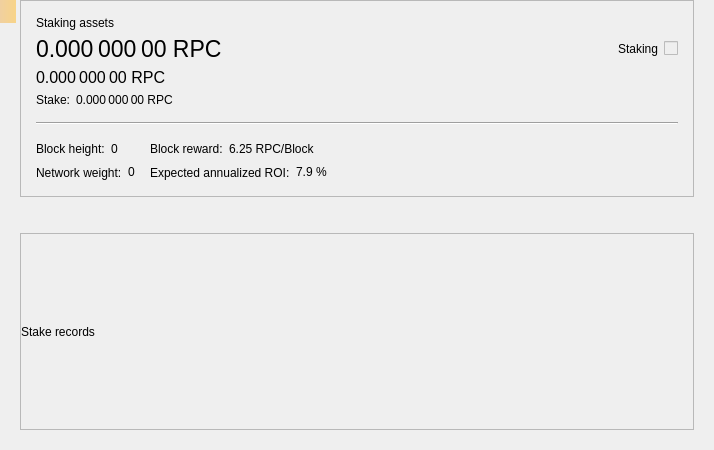
<?xml version="1.0" encoding="UTF-8"?>
<ui version="4.0">
 <class>StakePage</class>
 <widget class="QWidget" name="StakePage">
  <property name="geometry">
   <rect>
    <x>0</x>
    <y>0</y>
    <width>714</width>
    <height>450</height>
   </rect>
  </property>
  <property name="windowTitle">
   <string>Form</string>
  </property>
  <layout class="QVBoxLayout" name="verticalLayout_3">
   <property name="leftMargin">
    <number>20</number>
   </property>
   <property name="topMargin">
    <number>0</number>
   </property>
   <property name="rightMargin">
    <number>20</number>
   </property>
   <property name="bottomMargin">
    <number>20</number>
   </property>
   <item>
    <widget class="QFrame" name="frameStakeInfo">
     <property name="frameShape">
      <enum>QFrame::StyledPanel</enum>
     </property>
     <property name="frameShadow">
      <enum>QFrame::Raised</enum>
     </property>
     <layout class="QVBoxLayout" name="verticalLayout">
      <property name="spacing">
       <number>15</number>
      </property>
      <property name="leftMargin">
       <number>15</number>
      </property>
      <property name="topMargin">
       <number>15</number>
      </property>
      <property name="rightMargin">
       <number>15</number>
      </property>
      <property name="bottomMargin">
       <number>15</number>
      </property>
      <item>
       <layout class="QGridLayout" name="gridLayout_2">
        <property name="spacing">
         <number>6</number>
        </property>
        <item row="1" column="0">
         <widget class="QLabel" name="labelAssets">
          <property name="font">
           <font>
            <pointsize>17</pointsize>
           </font>
          </property>
          <property name="cursor">
           <cursorShape>IBeamCursor</cursorShape>
          </property>
          <property name="toolTip">
           <string>Your current spendable balance</string>
          </property>
          <property name="text">
           <string notr="true">0.000 000 00 RPC</string>
          </property>
          <property name="alignment">
           <set>Qt::AlignLeading|Qt::AlignLeft|Qt::AlignVCenter</set>
          </property>
          <property name="textInteractionFlags">
           <set>Qt::LinksAccessibleByMouse|Qt::TextSelectableByMouse</set>
          </property>
         </widget>
        </item>
        <item row="2" column="0">
         <widget class="QLabel" name="labelAssetsImmature">
          <property name="font">
           <font>
            <pointsize>12</pointsize>
           </font>
          </property>
          <property name="cursor">
           <cursorShape>IBeamCursor</cursorShape>
          </property>
          <property name="toolTip">
           <string>Your immature balance</string>
          </property>
          <property name="text">
           <string notr="true">0.000 000 00 RPC</string>
          </property>
          <property name="alignment">
           <set>Qt::AlignLeading|Qt::AlignLeft|Qt::AlignVCenter</set>
          </property>
          <property name="textInteractionFlags">
           <set>Qt::LinksAccessibleByMouse|Qt::TextSelectableByMouse</set>
          </property>
         </widget>
        </item>
        <item row="0" column="0">
         <widget class="QLabel" name="labelAssetsText">
          <property name="text">
           <string>Staking assets</string>
          </property>
          <property name="alignment">
           <set>Qt::AlignLeading|Qt::AlignLeft|Qt::AlignVCenter</set>
          </property>
         </widget>
        </item>
        <item row="1" column="2">
         <spacer name="horizontalSpacer_2">
          <property name="orientation">
           <enum>Qt::Horizontal</enum>
          </property>
          <property name="sizeHint" stdset="0">
           <size>
            <width>40</width>
            <height>20</height>
           </size>
          </property>
         </spacer>
        </item>
        <item row="4" column="0">
         <layout class="QHBoxLayout" name="horizontalLayout_5">
          <property name="spacing">
           <number>6</number>
          </property>
          <item>
           <widget class="QLabel" name="labelStakeText">
            <property name="sizePolicy">
             <sizepolicy hsizetype="Maximum" vsizetype="Preferred">
              <horstretch>0</horstretch>
              <verstretch>0</verstretch>
             </sizepolicy>
            </property>
            <property name="text">
             <string>Stake:</string>
            </property>
            <property name="alignment">
             <set>Qt::AlignLeading|Qt::AlignLeft|Qt::AlignVCenter</set>
            </property>
           </widget>
          </item>
          <item>
           <widget class="QLabel" name="labelStake">
            <property name="text">
             <string>0.000 000 00 RPC</string>
            </property>
            <property name="alignment">
             <set>Qt::AlignLeading|Qt::AlignLeft|Qt::AlignVCenter</set>
            </property>
            <property name="textInteractionFlags">
             <set>Qt::LinksAccessibleByMouse|Qt::TextSelectableByMouse</set>
            </property>
           </widget>
          </item>
          <item>
           <spacer name="horizontalSpacer_3">
            <property name="orientation">
             <enum>Qt::Horizontal</enum>
            </property>
            <property name="sizeType">
             <enum>QSizePolicy::Minimum</enum>
            </property>
            <property name="sizeHint" stdset="0">
             <size>
              <width>0</width>
              <height>0</height>
             </size>
            </property>
           </spacer>
          </item>
         </layout>
        </item>
        <item row="1" column="4">
         <widget class="QLabel" name="labelStaking">
          <property name="text">
           <string>Staking</string>
          </property>
         </widget>
        </item>
        <item row="1" column="5">
         <widget class="QSwitchControl" name="checkStake">
          <property name="enabled">
           <bool>false</bool>
          </property>
         </widget>
        </item>
       </layout>
      </item>
      <item>
       <widget class="Line" name="hLine">
        <property name="orientation">
         <enum>Qt::Horizontal</enum>
        </property>
       </widget>
      </item>
      <item>
       <layout class="QGridLayout" name="gridLayout">
        <property name="verticalSpacing">
         <number>6</number>
        </property>
        <item row="0" column="0">
         <layout class="QHBoxLayout" name="horizontalLayout">
          <property name="spacing">
           <number>6</number>
          </property>
          <item>
           <widget class="QLabel" name="labelHeightText">
            <property name="sizePolicy">
             <sizepolicy hsizetype="Maximum" vsizetype="Preferred">
              <horstretch>0</horstretch>
              <verstretch>0</verstretch>
             </sizepolicy>
            </property>
            <property name="text">
             <string>Block height:</string>
            </property>
            <property name="alignment">
             <set>Qt::AlignLeading|Qt::AlignLeft|Qt::AlignVCenter</set>
            </property>
           </widget>
          </item>
          <item>
           <widget class="QLabel" name="labelHeight">
            <property name="text">
             <string>0</string>
            </property>
            <property name="alignment">
             <set>Qt::AlignLeading|Qt::AlignLeft|Qt::AlignVCenter</set>
            </property>
            <property name="textInteractionFlags">
             <set>Qt::LinksAccessibleByMouse|Qt::TextSelectableByMouse</set>
            </property>
           </widget>
          </item>
          <item>
           <spacer name="horizontalSpacer_4">
            <property name="orientation">
             <enum>Qt::Horizontal</enum>
            </property>
            <property name="sizeType">
             <enum>QSizePolicy::Minimum</enum>
            </property>
            <property name="sizeHint" stdset="0">
             <size>
              <width>0</width>
              <height>0</height>
             </size>
            </property>
           </spacer>
          </item>
         </layout>
        </item>
        <item row="0" column="1">
         <layout class="QHBoxLayout" name="horizontalLayout_3">
          <property name="spacing">
           <number>6</number>
          </property>
          <item>
           <widget class="QLabel" name="labelRewardText">
            <property name="sizePolicy">
             <sizepolicy hsizetype="Maximum" vsizetype="Preferred">
              <horstretch>0</horstretch>
              <verstretch>0</verstretch>
             </sizepolicy>
            </property>
            <property name="text">
             <string>Block reward:</string>
            </property>
            <property name="alignment">
             <set>Qt::AlignLeading|Qt::AlignLeft|Qt::AlignVCenter</set>
            </property>
           </widget>
          </item>
          <item>
           <widget class="QLabel" name="labelReward">
            <property name="text">
             <string>6.25 RPC/Block</string>
            </property>
            <property name="alignment">
             <set>Qt::AlignLeading|Qt::AlignLeft|Qt::AlignVCenter</set>
            </property>
            <property name="textInteractionFlags">
             <set>Qt::LinksAccessibleByMouse|Qt::TextSelectableByMouse</set>
            </property>
           </widget>
          </item>
          <item>
           <spacer name="horizontalSpacer_6">
            <property name="orientation">
             <enum>Qt::Horizontal</enum>
            </property>
            <property name="sizeType">
             <enum>QSizePolicy::Minimum</enum>
            </property>
            <property name="sizeHint" stdset="0">
             <size>
              <width>0</width>
              <height>0</height>
             </size>
            </property>
           </spacer>
          </item>
         </layout>
        </item>
        <item row="0" column="2" rowspan="2">
         <spacer name="horizontalSpacer">
          <property name="orientation">
           <enum>Qt::Horizontal</enum>
          </property>
          <property name="sizeHint" stdset="0">
           <size>
            <width>40</width>
            <height>20</height>
           </size>
          </property>
         </spacer>
        </item>
        <item row="1" column="0">
         <layout class="QHBoxLayout" name="horizontalLayout_2">
          <property name="spacing">
           <number>6</number>
          </property>
          <item>
           <widget class="QLabel" name="labelWeightText">
            <property name="sizePolicy">
             <sizepolicy hsizetype="Maximum" vsizetype="Preferred">
              <horstretch>0</horstretch>
              <verstretch>0</verstretch>
             </sizepolicy>
            </property>
            <property name="text">
             <string>Network weight:</string>
            </property>
            <property name="alignment">
             <set>Qt::AlignLeading|Qt::AlignLeft|Qt::AlignVCenter</set>
            </property>
           </widget>
          </item>
          <item>
           <widget class="QLabel" name="labelWeight">
            <property name="text">
             <string>0</string>
            </property>
            <property name="alignment">
             <set>Qt::AlignLeading|Qt::AlignLeft|Qt::AlignVCenter</set>
            </property>
            <property name="textInteractionFlags">
             <set>Qt::LinksAccessibleByMouse|Qt::TextSelectableByMouse</set>
            </property>
           </widget>
          </item>
          <item>
           <spacer name="horizontalSpacer_5">
            <property name="orientation">
             <enum>Qt::Horizontal</enum>
            </property>
            <property name="sizeType">
             <enum>QSizePolicy::Minimum</enum>
            </property>
            <property name="sizeHint" stdset="0">
             <size>
              <width>0</width>
              <height>0</height>
             </size>
            </property>
           </spacer>
          </item>
         </layout>
        </item>
        <item row="1" column="1">
         <layout class="QHBoxLayout" name="horizontalLayout_4">
          <property name="spacing">
           <number>6</number>
          </property>
          <item>
           <widget class="QLabel" name="labelROIText">
            <property name="sizePolicy">
             <sizepolicy hsizetype="Maximum" vsizetype="Preferred">
              <horstretch>0</horstretch>
              <verstretch>0</verstretch>
             </sizepolicy>
            </property>
            <property name="text">
             <string>Expected annualized ROI:</string>
            </property>
            <property name="alignment">
             <set>Qt::AlignLeading|Qt::AlignLeft|Qt::AlignVCenter</set>
            </property>
           </widget>
          </item>
          <item>
           <widget class="QLabel" name="labelROI">
            <property name="text">
             <string>7.9 %</string>
            </property>
            <property name="alignment">
             <set>Qt::AlignLeading|Qt::AlignLeft|Qt::AlignVCenter</set>
            </property>
            <property name="textInteractionFlags">
             <set>Qt::LinksAccessibleByMouse|Qt::TextSelectableByMouse</set>
            </property>
           </widget>
          </item>
          <item>
           <spacer name="horizontalSpacer_7">
            <property name="orientation">
             <enum>Qt::Horizontal</enum>
            </property>
            <property name="sizeType">
             <enum>QSizePolicy::Minimum</enum>
            </property>
            <property name="sizeHint" stdset="0">
             <size>
              <width>0</width>
              <height>0</height>
             </size>
            </property>
           </spacer>
          </item>
         </layout>
        </item>
       </layout>
      </item>
     </layout>
    </widget>
   </item>
   <item>
    <spacer name="verticalSpacer">
     <property name="orientation">
      <enum>Qt::Vertical</enum>
     </property>
     <property name="sizeType">
      <enum>QSizePolicy::Fixed</enum>
     </property>
     <property name="sizeHint" stdset="0">
      <size>
       <width>20</width>
       <height>30</height>
      </size>
     </property>
    </spacer>
   </item>
   <item>
    <widget class="QFrame" name="frameStakeRecords">
     <property name="frameShape">
      <enum>QFrame::StyledPanel</enum>
     </property>
     <property name="frameShadow">
      <enum>QFrame::Raised</enum>
     </property>
     <layout class="QVBoxLayout" name="verticalLayout_2">
      <property name="leftMargin">
       <number>0</number>
      </property>
      <property name="topMargin">
       <number>0</number>
      </property>
      <property name="rightMargin">
       <number>0</number>
      </property>
      <property name="bottomMargin">
       <number>0</number>
      </property>
      <item>
       <widget class="QLabel" name="labelRecordsText">
        <property name="text">
         <string>Stake records</string>
        </property>
       </widget>
      </item>
     </layout>
    </widget>
   </item>
  </layout>
  <widget class="QLabel" name="labelAlerts">
   <property name="geometry">
    <rect>
     <x>0</x>
     <y>0</y>
     <width>16</width>
     <height>23</height>
    </rect>
   </property>
   <property name="visible">
    <bool>false</bool>
   </property>
   <property name="styleSheet">
    <string notr="true">QLabel { background-color: qlineargradient(x1: 0, y1: 0, x2: 1, y2: 0, stop:0 #F0D0A0, stop:1 #F8D488); color:#000000; }</string>
   </property>
   <property name="wordWrap">
    <bool>true</bool>
   </property>
   <property name="margin">
    <number>3</number>
   </property>
   <property name="textInteractionFlags">
    <set>Qt::TextSelectableByMouse</set>
   </property>
  </widget>
 </widget>
 <customwidgets>
  <customwidget>
   <class>QSwitchControl</class>
   <extends>QCheckBox</extends>
   <header>qt/qswitchcontrol.h</header>
  </customwidget>
 </customwidgets>
 <resources/>
 <connections/>
</ui>
